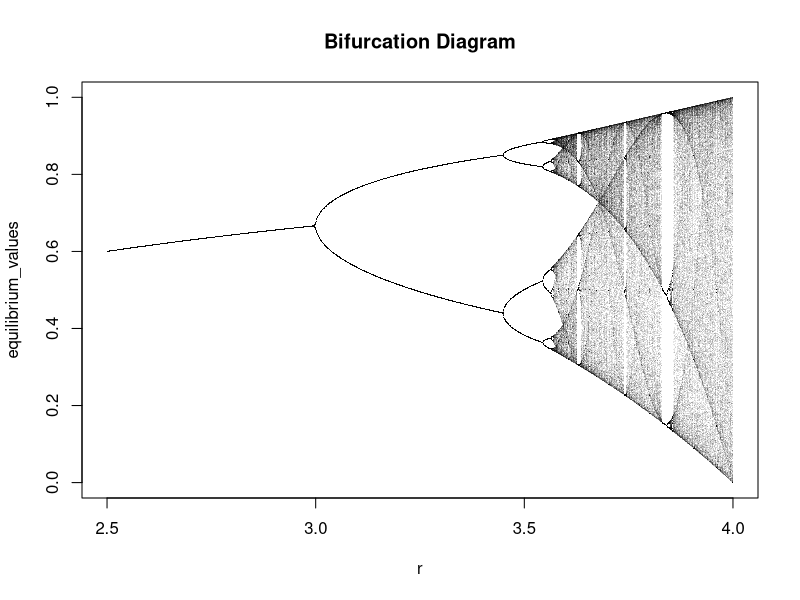

Generate this figure with R:
# function
fn <- function(x, r)
{
  return (r * x * (1 - x))
}

# simulation parameters
x0 = 0.5
num_iterations = 1000
num_consider = 300

# range of r
r_start = 2.5
r_stop = 4
r_step = 0.001

simulator <- function(r, x0, num_iterations, num_consider){

  x = numeric(num_iterations)
  x[1] = x0
  for(i in 2:num_iterations)
  {
    x[i] = fn(x[i-1], r)
  }

  x[c((num_iterations - num_consider):num_iterations)]
}
# compiling the above function for faster speed
require(compiler)
simulator = cmpfun(simulator)

r_vec = seq(from = r_start, to = r_stop, by = r_step)
equilibrium_values <- sapply(r_vec, simulator, x0, num_iterations, num_consider)

r = rep(r_vec, each = (num_consider + 1))
plot(r, equilibrium_values, pch=".", col = rgb(0, 0, 0, 0.1), main = "Bifurcation Diagram")